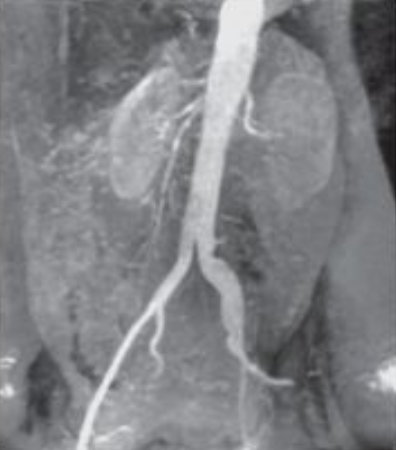
#> input picture tronco.png, 396 x 450 px, found by its file name
$ python questao02.py
#> lines starting #> are read from the running program, lines starting #| are printed output that depends on the picture
import cv2
import numpy as np
import matplotlib.pyplot as plt

# Carregar imagem médica em tons de cinza
image = cv2.imread('tronco.png', 0)
#> image: shape (450, 396); min 21, max 239, mean 129.6

# Cria imagem RGB de saída
pseudo = np.zeros((image.shape[0], image.shape[1], 3), dtype=np.uint8)

# Fatiamento de intensidade (a)
pseudo[(image >= 0) & (image <= 63)] = [0, 0, 255]       # Azul
pseudo[(image >= 64) & (image <= 127)] = [0, 255, 0]     # Verde
pseudo[(image >= 128) & (image <= 191)] = [255, 255, 0]  # Amarelo
pseudo[(image >= 192) & (image <= 255)] = [255, 0, 0]    # Vermelho

# Exibição
plt.figure(figsize=(10, 5))
plt.subplot(1, 2, 1); plt.imshow(image, cmap='gray'); plt.title('Original'); plt.axis('off')
plt.subplot(1, 2, 2); plt.imshow(pseudo); plt.title('Pseudocoloração'); plt.axis('off')
plt.show()
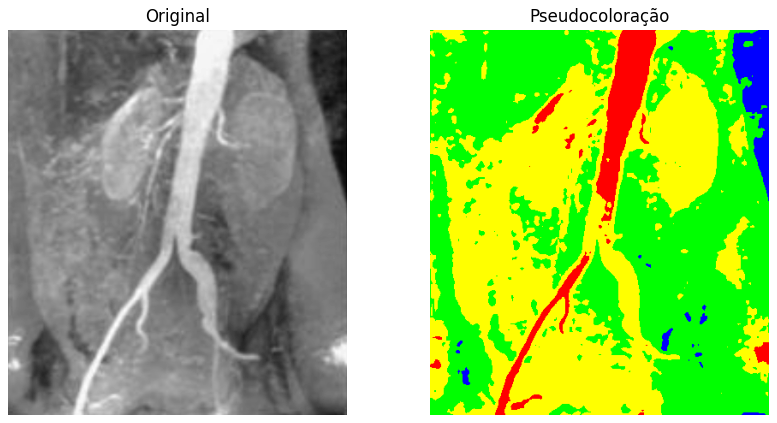
#> figure drawn by matplotlib, 2 panels

# A) Divide intensidades 0–255 em 4 faixas e atribui Azul, Verde, Amarelo e Vermelho.

# B) Cores destacam faixas de intensidade que o olho confunde em cinza; na tronco.png,
# o vaso (vermelho) e os rins (amarelo) ficam mais fáceis de distinguir.

# C) Vantagem: melhora contraste visual e facilita análise de estruturas.
#    Limitação: cores são arbitrárias e podem induzir interpretação incorreta dos dados.

$ run again, with casas.jpg saved as tronco.png
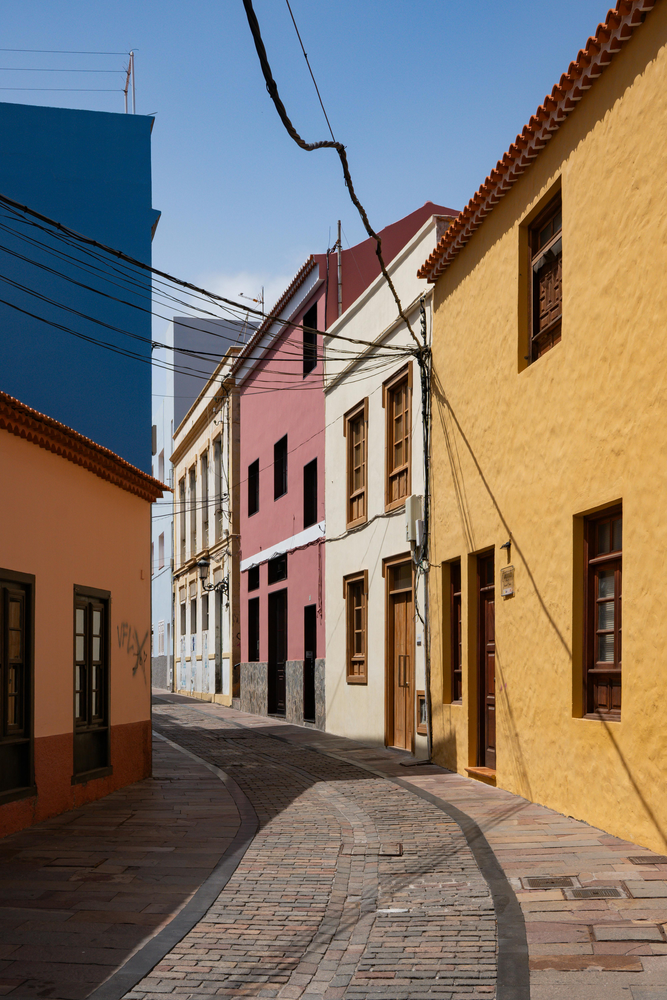
#> input picture casas.jpg, 667 x 1000 px, shrunk from 4000 x 6000 before the run, found by its file name
#> `image = cv2.imread('tronco.png', 0)`:
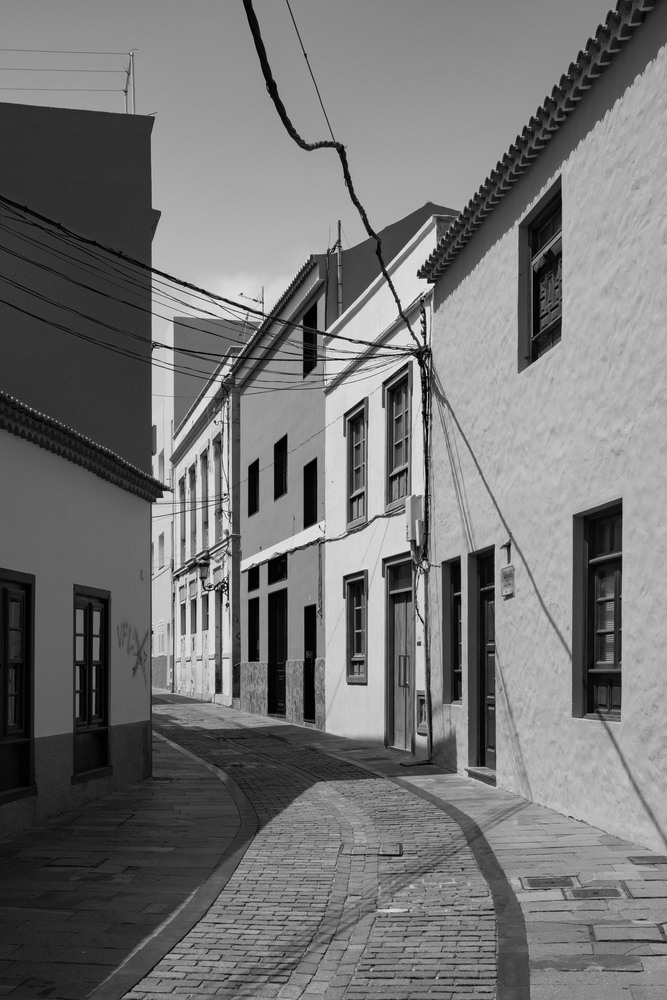
#> image: shape (1000, 667); min 0, max 245, mean 116.2
#> `plt.show()`:
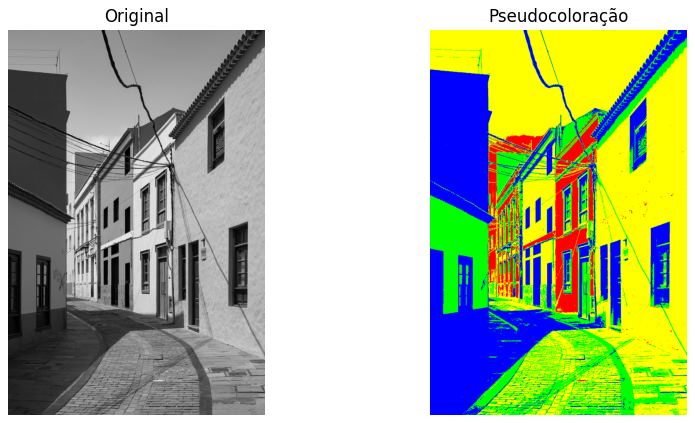
#> figure drawn by matplotlib, 2 panels
